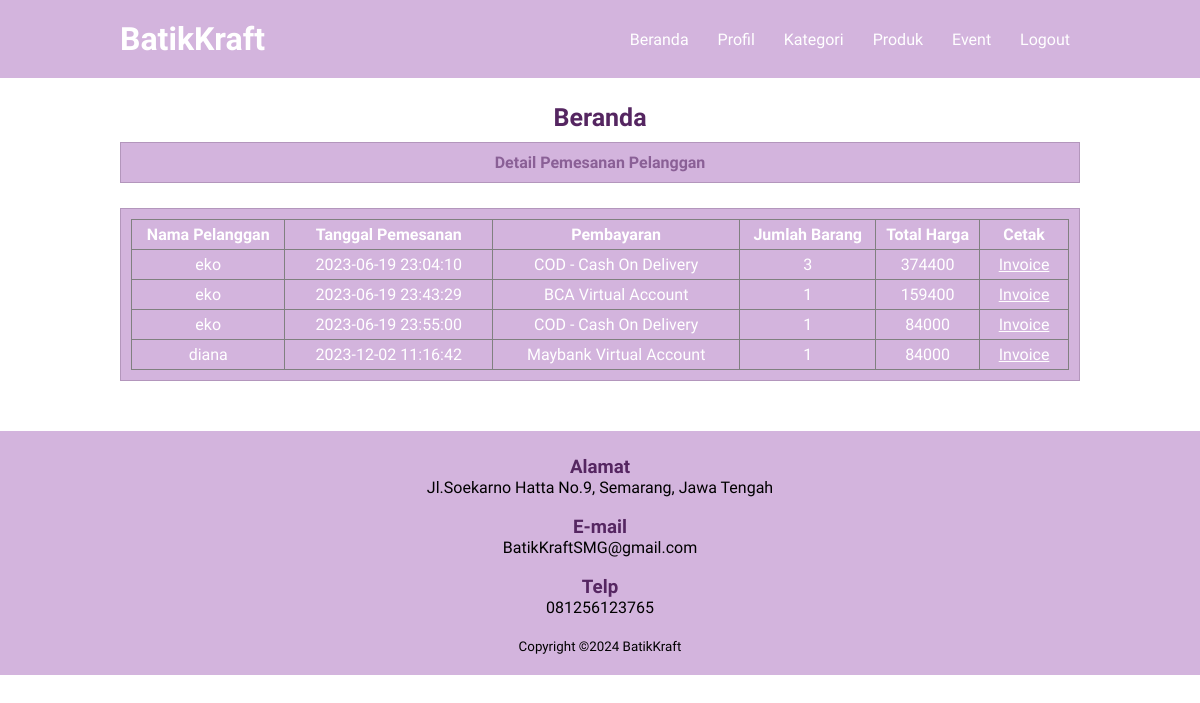
The page /beranda_admin.php (signed in) on the database its author committed.
### tables this page shows
CREATE TABLE `transaksi` (
  `id` int(11) NOT NULL,
  `id_pelanggan` int(11) NOT NULL,
  `total_harga` int(11) NOT NULL,
  `pembayaran` varchar(255) NOT NULL,
  `payment_method_code` varchar(255) NOT NULL,
  `reference` varchar(255) NOT NULL,
  `merchant_ref` varchar(255) NOT NULL,
  `amount` varchar(255) NOT NULL,
  `pay_code` varchar(255) NOT NULL,
  `checkout_url` varchar(255) NOT NULL,
  `paid_at` varchar(255) DEFAULT NULL,
  `expired_at` varchar(255) NOT NULL,
  `status` varchar(255) NOT NULL,
  `created_at` varchar(255) DEFAULT current_timestamp(),
  `updated_at` varchar(255) DEFAULT current_timestamp(),
  `courier_name` varchar(255) NOT NULL,
  `shipment_description` varchar(255) NOT NULL,
  `shipment_duration` varchar(255) NOT NULL,
  `shipment_price` varchar(255) NOT NULL,
  `total_pembayaran` int(255) NOT NULL,
  `status_pesanan` varchar(255) NOT NULL DEFAULT 'Pesanan Masuk',
  `no_resi` varchar(255) DEFAULT NULL
);

CREATE TABLE `tb_customer` (
  `id_pelanggan` int(11) NOT NULL,
  `nama_lengkap` varchar(255) NOT NULL,
  `email` varchar(255) NOT NULL,
  `password` varchar(255) NOT NULL,
  `no_hp` varchar(15) NOT NULL,
  `id_alamat` varchar(255) NOT NULL,
  `provinsi` varchar(255) NOT NULL,
  `kota` varchar(255) NOT NULL,
  `kelurahan` varchar(255) NOT NULL,
  `kecamatan` varchar(255) NOT NULL,
  `kode_pos` varchar(255) NOT NULL,
  `detail_alamat` text DEFAULT NULL,
  `token` text DEFAULT NULL
);

### beranda_admin.php (the view, shortened to what this page needs)
<?php
    include 'database.php';
?>
<!DOCTYPE html>
<html>
    <head>
        <link rel="stylesheet" href="style2.css">
    </head>
    <body>
        <header>
            <div class="container">
                <h1><a href="beranda_admin.php">BatikKraft</a></h1>
                <ul>
                    <li><a href="beranda_admin.php">Beranda</a></li>
                    <li><a href="profil.php">Profil</a></li>
                    <li><a href="data_kategori.php">Kategori</a></li>
                    <li><a href="data_produk.php">Produk</a></li>
                    <li><a href="data_event.php">Event</a></li>
                    <li><a href="logout.php">Logout</a></li>
                </ul>
            </div>
        </header>
        <div class="section">
            <div class="container">
                <h3>Beranda</h3>
                <div class="box">
                    <h4>Detail Pemesanan Pelanggan</h4>
                </div>
                <div class="box">
                    <table border="1" cellspacing="0" class="tabel">
                        <thead>
                            <tr>
                                <th>Nama Pelanggan</th>
                                <th>Tanggal Pemesanan</th>
                                <th>Pembayaran</th>
                                <th>Jumlah Barang</th>
                                <th>Total Harga</th>
                                <th>Cetak</th>
                            </tr>
                        </thead>
                        <tbody>
                            <?php
                            $keranjang = mysqli_query($conn, "SELECT transaksi.*, tb_customer.nama_lengkap, (select count(id) from transaksi_barang where transaksi_barang.transaksi_id = transaksi.id ) as jumlah_barang FROM `transaksi`
                            left join tb_customer on transaksi.id_pelanggan = tb_customer.id_pelanggan");
                            while ($row = mysqli_fetch_array($keranjang)) :
                            ?>
                                <tr>
                                    <td><?= $row["nama_lengkap"]; ?></td>
                                    <td><?= $row["created_at"]; ?></td>
                                    <td><?= $row["pembayaran"]; ?></td>
                                    <td><?= $row["jumlah_barang"]; ?></td>
                                    <td><?= $row["total_harga"]; ?></td>
                                    <td><u><a href="invoice.php?transaksi_id=<?= $row['id'] ?>" target="_blank" rel="noopener noreferrer">Invoice</a></u></td>
                                </tr>
                            <?php
                            endwhile;
                            ?>
                        </tbody>
                    </table>
                </div>
            </div>
        </div>
        <footer>
            <div class="container">
                <h3 style="text-align: center;">Alamat</h3>
                <p>Jl.Soekarno Hatta No.9, Semarang, Jawa Tengah</p>
                <br>
                <h3 style="text-align: center;">E-mail</h3>
                <p>BatikKraftSMG@gmail.com</p>
                <br>
                <h3 style="text-align: center;">Telp</h3>
                <p>081256123765</p>
                <br>
                <small>Copyright &copy2024 BatikKraft</small>
            </div>
        </footer>
    </body>
</html>

### style2.css (style rules this page uses)
* { padding: 0; margin: 0; font-family: 'Work Sans',sans-serif; }
body { background-color: #fff; }
a { color: #fff; text-decoration: none; }
header { background-color:#d3b4dd; color: #fff; }
header h1 { float: left; padding: 20px 0; }
header ul { float: right; }
header ul li { display: inline-block; }
header ul li a { padding: 30px 10px 20px 15px; display: inline-block; }
.section { color: #8a6096; }
footer { padding: 25px 0 20px 0; background-color: #d3b4dd; }
.container { width: 80%; margin:0 auto; text-align: center; }
.container:after { content: ""; display: block; clear: both; }
.section { padding: 25px 0; }
.box { background-color: #d3b4dd; border: 1px solid #b396bc; padding: 10px; box-sizing: border-box; margin: 10px 0 25px 0; }
.box:after { content: ''; display: block; clear: both; }
.tabel { width: 100%; border-collapse: collapse; color: #fff; }
.tabel tr { height: 30px; }
.tabel tr td { padding: 5px 10px; }
.tabel tr td a { color: #fff; }
.section .container h3 { text-align: center; font-size: 25px; color: #552661; }
h3 { text-align: center; color: #552661; }

### rows shown on the page
transaksi: id_pelanggan.nama_lengkap "eko", created_at "2023-06-19 23:04:10", pembayaran "COD - Cash On Delivery", jumlah_barang "3", total_harga "374400"
transaksi: id_pelanggan.nama_lengkap "eko", created_at "2023-06-19 23:43:29", pembayaran "BCA Virtual Account", jumlah_barang "1", total_harga "159400"
transaksi: id_pelanggan.nama_lengkap "eko", created_at "2023-06-19 23:55:00", pembayaran "COD - Cash On Delivery", jumlah_barang "1", total_harga "84000"
transaksi: id_pelanggan.nama_lengkap "diana", created_at "2023-12-02 11:16:42", pembayaran "Maybank Virtual Account", jumlah_barang "1", total_harga "84000"
